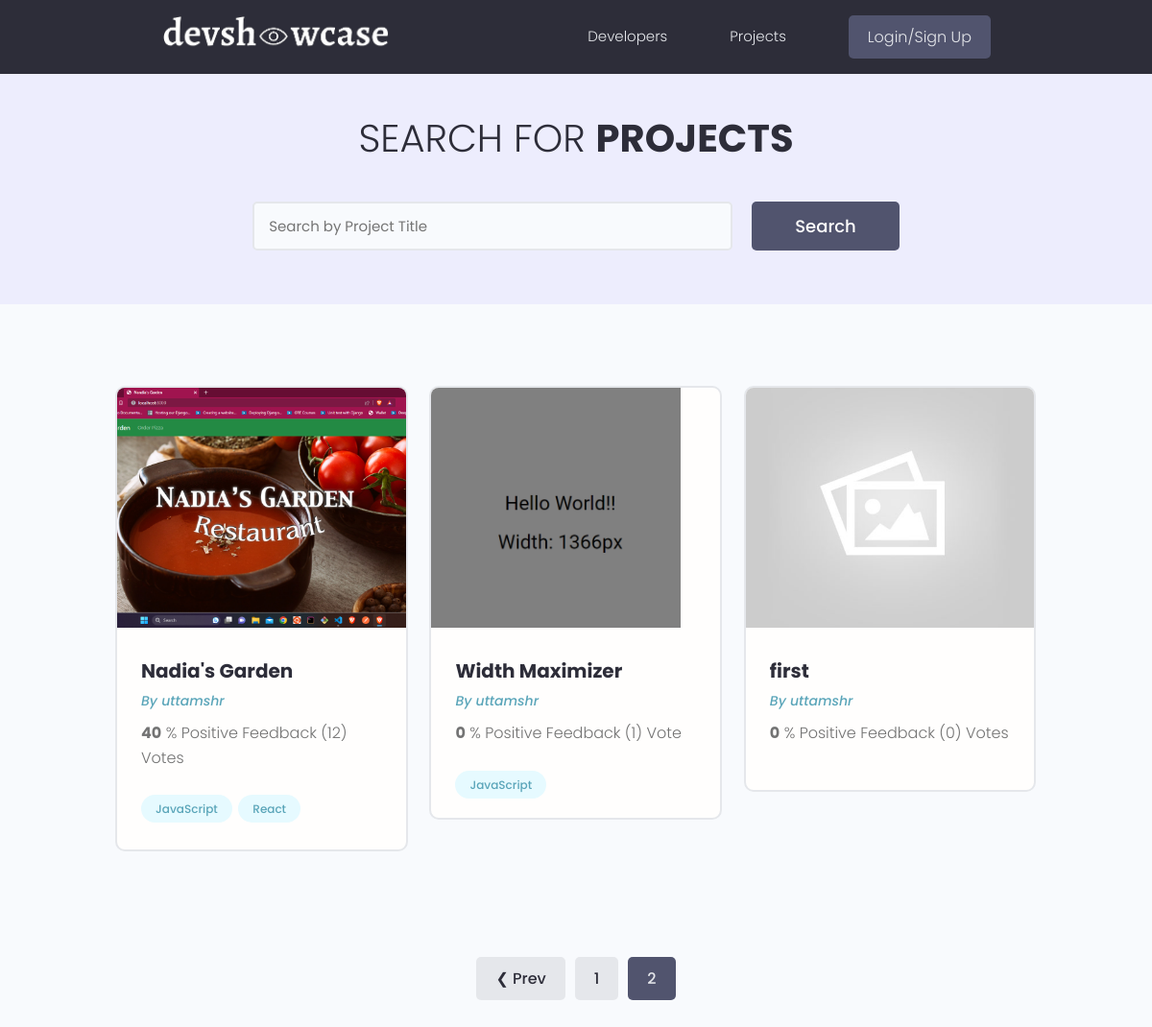
The page /projects/?page=2 on the database as committed earlier.
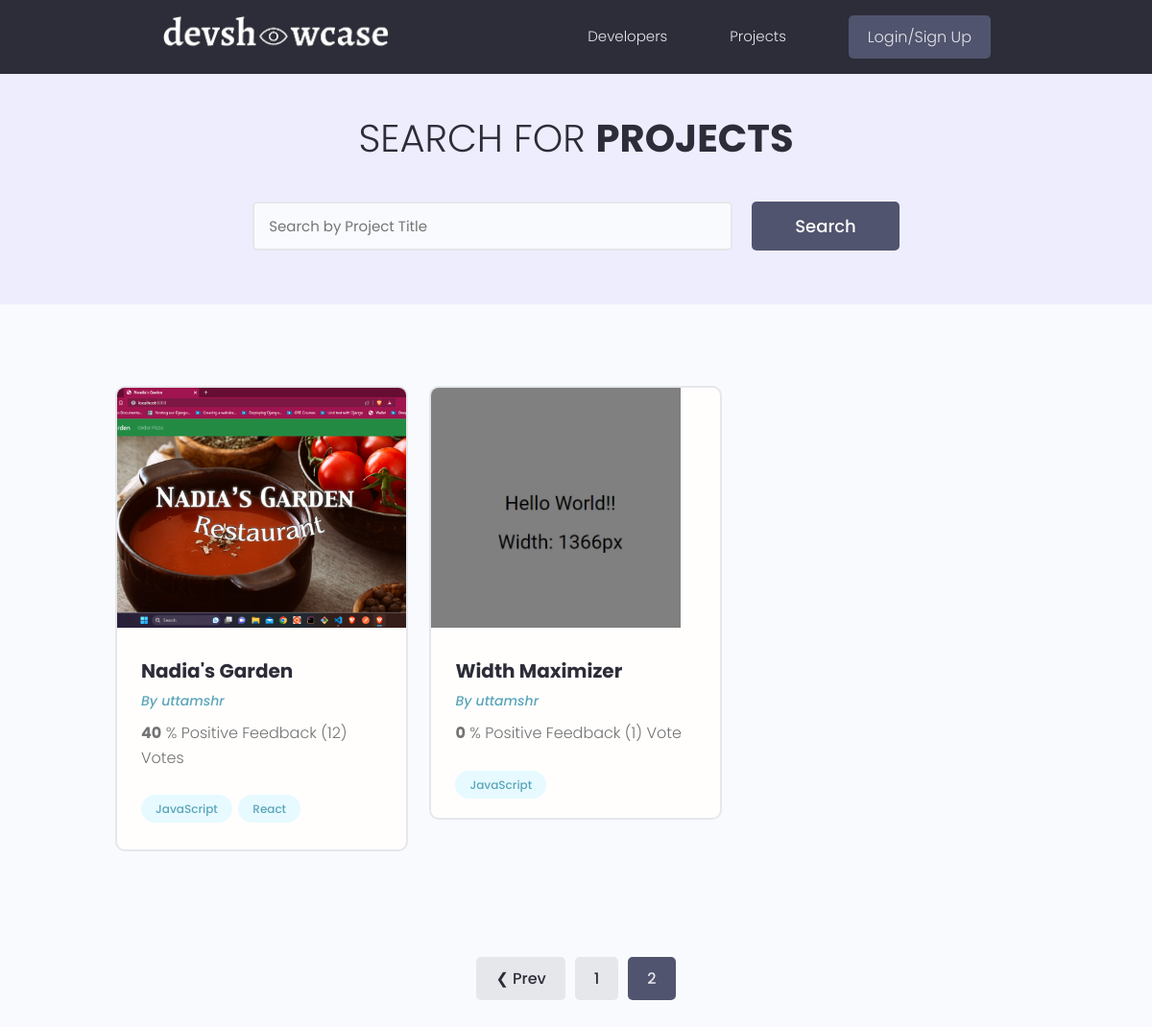
The same page on the database as committed later.
### application/models.py (models this page shows, shortened)
class Project (models.Model):
    owner = models.ForeignKey(Profile, blank = True, null = True, on_delete = models.SET_NULL )  # Create the owner for the project and don't delete the project when the user id is deleted by any circumstances.
    title = models.CharField(max_length = 200)
    description = models.TextField(blank = True, null = True)
    project_image = models.ImageField(blank = True, null = True, default = "default.jpg") # to add images to the DB.
    demo_link = models.CharField(max_length=2000, blank = True, null = True)
    source_link = models.CharField(max_length = 2000, blank = True, null = True)
    tags = models.ManyToManyField('Tag', blank = True)  # it lets user select content of Tag table.
    vote_total = models.IntegerField(default = 0, null = True, blank = True)
    vote_ratio = models.IntegerField(default = 0, null = True, blank = True)
    created = models.DateTimeField(auto_now_add=True)
    id = models.UUIDField(default=uuid.uuid4, primary_key=True, unique=True, editable=False) # generate random unique id
    class Meta:
        ordering = ['-vote_ratio', '-vote_total', 'title']

class Tag(models.Model):
    name = models.CharField(max_length = 200)
    created = models.DateTimeField(auto_now_add=True)
    id = models.UUIDField(default = uuid.uuid4, primary_key = True, editable = False) # generate random unique ID
    def __str__(self):
        return self.name

### users/models.py (models this page shows)
class Profile(models.Model):
    user = models.OneToOneField(User, on_delete=models.CASCADE, null = True, blank = True)  # User has one to one relationship with their Profile means user can create only one Profile.
    name = models.CharField(max_length = 100, blank = True, null = True)
    email = models.EmailField(max_length = 50, blank = True, null = True)
    username = models.CharField(max_length = 20, blank = True, null = True)
    short_intro = models.CharField(max_length = 200, blank = True, null = True)
    location = models.CharField(max_length = 200, blank = True, null = True)
    bio = models.TextField(blank = True, null = True)
    profile_image = models.ImageField(null = True, blank = True, upload_to = 'users/', default='users/user-default.png')
    social_github = models.CharField(max_length = 200, blank = True, null = True)     # user can add github
    social_linkedin = models.CharField(max_length = 200, blank = True, null = True)   # user can add linkedin
    social_website = models.CharField(max_length = 200, blank = True, null = True)    # user can add their website.
    created = models.DateTimeField(auto_now_add=True)
    id = models.UUIDField(default = uuid.uuid4, primary_key = True, editable = False)
    def __str__(self):
        return str(self.user.username)
    class Meta:
        ordering = ['created']

### application/views.py (the view)
# urls.py: path("", views.projects, name="projects"),    # list view
def projects(request):  # list view
    search_query = ''
    if request.GET.get('search_query'):
        search_query = request.GET.get('search_query')
    tags = models.Tag.objects.filter(name__icontains = search_query)
    projects = models.Project.objects.distinct().filter(Q(title__icontains = search_query) |
    Q(description__icontains = search_query) |
    Q(owner__name__icontains = search_query) |
    Q(tags__in = tags)) # quering all the projects by it's title or tagname and storing in projects
    page = request.GET.get('page')
    results = 3
    paginator = Paginator(projects, results)
    try:
        projects = paginator.page(page)
    except PageNotAnInteger:
        page = 1
        projects = paginator.page(page)
    except EmptyPage:
        page = paginator.num_pages
        projects = paginator.page(page)
    context = {'projects': projects, 'search_query' : search_query, 'paginator': paginator}
    return render(request, 'application/projects.html', context)

### template/application/projects.html (shortened to what this page needs)
{% extends 'application/main.html' %}
{% block content %}
<main class="projects">
    <section class="hero-section text-center">
      <div class="container container--narrow">
        <div class="hero-section__box">
          <h2>Search for <span>Projects</span></h2>
        </div>
        <div class="hero-section__search">
          <form id="searchForm" class="form" action="{% url 'projects' %}" method="get">
            <div class="form__field">
              <input class="input input--text" id="formInput#search" type="text" name="search_query" value = '{{search_query}}'
                placeholder="Search by Project Title" />
            </div>
            <input class="btn btn--sub btn--lg" type="submit" value="Search" />
          </form>
        </div>
      </div>
    </section>
    <section class="projectsList">
      <div class="container">
        <div class="grid grid--three">
            {% for project in projects %}
          <div class="column">
            <div class="card project">
              <a href="{% url 'project' project.id %}" class="project">
                <img class="project__thumbnail" src="{{ project.project_image.url }}" alt="project thumbnail" />
                <div class="card__body">
                  <h3 class="project__title">{{project.title}}</h3>
                  <p><a class="project__author" href="{% url 'user-profile' project.owner.id %}">By {{project.owner}}</a></p>
                  <p class="project--rating">
                    <span style="font-weight: bold;">{{project.vote_ratio}}</span> % Positive
                    Feedback ({{project.vote_total}}) Vote{{project.vote_total|pluralize:"s"}}
                  </p>
                  <div class="project__tags">
                    {% for tag in project.tags.all %}
                    <span class="tag tag--pill tag--main">
                      <small>{{tag}}</small>
                    </span>
                    {% endfor %}
                  </div>
                </div>
              </a>
            </div>
          </div>
          {% endfor %}
        </div>
      </div>
    </section>
    {% include 'pagination.html' with queryset=projects %}
  </main>
{% endblock content %}

### template/application/main.html (shortened to what this page needs)
<!DOCTYPE html>
{% load static %}
<html lang="en">
<head>
    <link rel = "stylesheet" href="https://cdnjs.cloudflare.com/ajax/libs/font-awesome/6.4.0/css/all.min.css"/>
    <link rel="stylesheet" href="{% static 'uikit/styles/uikit.css' %}" />
    <link rel="stylesheet" href="{% static 'styles/app.css' %}" />
</head>
<body>
    {% include 'application/navbar.html' %}
    {% block content %}
    {% endblock content %}
</body>
</html>

### template/application/navbar.html (shortened to what this page needs)
{% load static %}
  <header class="header">
    <div class="container container--narrow">
      <a href="{% url 'profiles' %}" class="header__logo">
        <img src="{% static 'images/logo.png' %}" alt="logo" />
      </a>
      <nav class="header__nav">
        <ul class="header__menu">
          <li class="header__menuItem"><a href="{% url 'profiles' %}">Developers</a></li>
          <li class="header__menuItem"><a href="{% url 'projects' %}">Projects</a></li>
          {% if request.user.is_authenticated %}
          <li class="header__menuItem"><a href="{% url 'inbox' %}">Inbox</a></li>
          <li class="header__menuItem"><a href="{% url 'account' %}">Account</a></li>
          <li class="header__menuItem"><a href="{% url 'logout' %}" class="btn btn--sub">Logout</a></li>
          {% else %}
          <li class="header__menuItem"><a href="{% url 'login' %}" class="btn btn--sub">Login/Sign Up</a></li>
          {% endif %}
        </ul>
      </nav>
    </div>
  </header>

### template/pagination.html (shortened to what this page needs)
{% if queryset.has_other_pages %}
    <div class="pagination">
      <ul class="container">
        {% if queryset.has_previous %}
        <li><a href="?page={{queryset.previous_page_number}}" class="btn page-link" data-page = '{{queryset.previous_page_number}}'>&#10094; Prev</a></li>
        {% endif %}
        {% for page in paginator.page_range %}
        {% if page == queryset.number %}
          <li><a href="?page={{page}}" class="btn page-link btn--sub" data-page = '{{page}}'>{{page}}</a></li>
        {% else %}
          <li><a href="?page={{page}}" class="btn page-link" data-page = '{{page}}'>{{page}}</a></li>
        {% endif %}
        {% endfor %}
      </ul>
    </div>
    {% endif %}

### static/styles/app.css (style rules this page uses)
:root { --color-sub: #2d2d39; }
.btn--sub { background-color: var(--color-sub-light); }
.card { border: 2px solid var(--color-light); }
img { width: 100%; }
.header { position: sticky; z-index: 111; background-color: var(--color-sub); padding: 1.5rem 0; }
.header > .container { display: flex; justify-content: space-between; align-items: center; }
.header__logo > img { height: 3.8rem; }
.header__nav > ul { display: inline-flex; align-items: center; list-style: none; gap: 6.5rem; }
.header__menuItem > a { color: var(--color-light); font-weight: 300; }
.hero-section { height: 40vh; display: flex; align-items: center; background-color: var(--color-sub); }
.hero-section__box { margin-bottom: 4rem; }
.hero-section__box > h2, .hero-section__box > h2 > span { font-size: 4rem; color: var(--color-light); line-height: 1.3; text-transform: uppercase; }
.hero-section__box > h2 { font-weight: 300; }
.hero-section__box > h2 > span { font-weight: 700; }
.hero-section__search > .form { display: flex; align-items: center; justify-content: center; gap: 2rem; }
.hero-section__search > .form input.input--text { width: 50rem; }
.pagination { margin-top: 8rem; margin-bottom: 10rem; }
.pagination > ul { flex-wrap: wrap; list-style: none; display: flex; align-items: center; justify-content: center; gap: 1rem; }
.pagination .btn { color: var(--color-sub); }
.pagination .btn.btn--sub { color: var(--color-light); }
.project__author { font-size: 1.4rem; font-style: italic; }
.project--rating { margin-bottom: 1.6em; margin-top: .5em; }
.projects > .hero-section { background: var(--color-sub-lighter); height: 30vh; }
.projects .hero-section__box { margin-bottom: 2.5rem; }
.projects .hero-section__box > h2 { color: var(--color-sub); }
.projects .hero-section__box > h2 > span { font-weight: 700; color: var(--color-sub); }
.projectsList { margin-top: 8rem; }
.project__thumbnail { height: 25rem; object-fit: cover; object-position: top center; }
.project__title { font-size: 2rem; font-weight: 700; color: var(--color-sub); }

### static/uikit/styles/modules/_variables.css (style rules this page uses)
:root { --color-main: #5aa5b9; --color-main-light: #e6faff; --color-sub: #3f4156; --color-sub-light: #51546e; --color-sub-lighter: #ededfd; --color-text: #737373; --color-gray: #8b8b8b; --color-light: #e5e7eb; --color-light-gray: #767676; --color-bg: #f8fafd; --color-white: #fffefd; --color-white-light: #f3f3f3; --color-success: #359e64; --color-success-bg: #def8e8; --color-error: #fc4b0b; --color-error-bg: #fff2ee; --font-base: 'Poppins', arial, helvetica, 'Segoe UI', roboto, ubuntu, sans-serif; --font-monospace: 'Fira Code', 'Courier New', courier, monospace; --font-regular: 300; --font-medium: 500; --font-bold: 700; --generic-shadow: 1px 1px 5px #00000010; --generic-transition: all 0.3s ease-in-out; }

### static/uikit/styles/modules/_base.css (style rules this page uses)
* { margin: 0; padding: 0; box-sizing: border-box; text-rendering: optimizeLegibility; color: inherit; font-size: inherit; }
html { font-size: 50%; }
@media only screen and (min-width: 480px) { html { font-size: 56.25%; } }
@media only screen and (min-width: 1200px) { html { font-size: 62.5%; } }
body { line-height: 1.6; font-weight: 400; font-size: 1.5rem; color: var(--color-text); background-color: var(--color-bg); min-height: 100vh; }

### static/uikit/styles/modules/_typography.css (style rules this page uses)
* { font-family: var(--font-base); }
h2 { font-size: 3.6rem; font-weight: var(--font-bold); }
h3 { font-size: 3.2rem; font-weight: var(--font-medium); }
p, span, strong { font-size: 1.6rem; color: var(--color-text); font-weight: var(--font-regular); }
a { padding-bottom: 2px; text-decoration: none; display: inline-block; color: var(--color-main); font-weight: var(--font-medium); }

### static/uikit/styles/modules/_utilities.css (style rules this page uses)
.container { width: 92%; max-width: 165rem; margin: 0 auto; box-sizing: border-box; }
.container--narrow { width: 92%; max-width: 120rem; }
@media screen and (min-width: 1000px) { .container { width: 90%; } }
@media screen and (min-width: 1000px) { .container--narrow { width: 85%; } }
@media screen and (min-width: 1200px) { .container { width: 80%; } }
@media screen and (min-width: 1200px) { .container--narrow { width: 72%; } }
.text-center { text-align: center; }

### static/uikit/styles/modules/_card.css (style rules this page uses)
.card { border-radius: 1rem; background-color: var(--color-white); border: 1.5px solid var(--color-light); width: auto; height: auto; margin-top: 0.5rem; margin-bottom: 0.5rem; overflow: hidden; }
.card__body, .card__header { padding: 2rem 2.5rem; }

Rows that differ between the two databases and show on the page:
removed Project: project_image (placeholder picture), title "first", owner "uttamshr", vote_ratio "0", vote_total "0"
